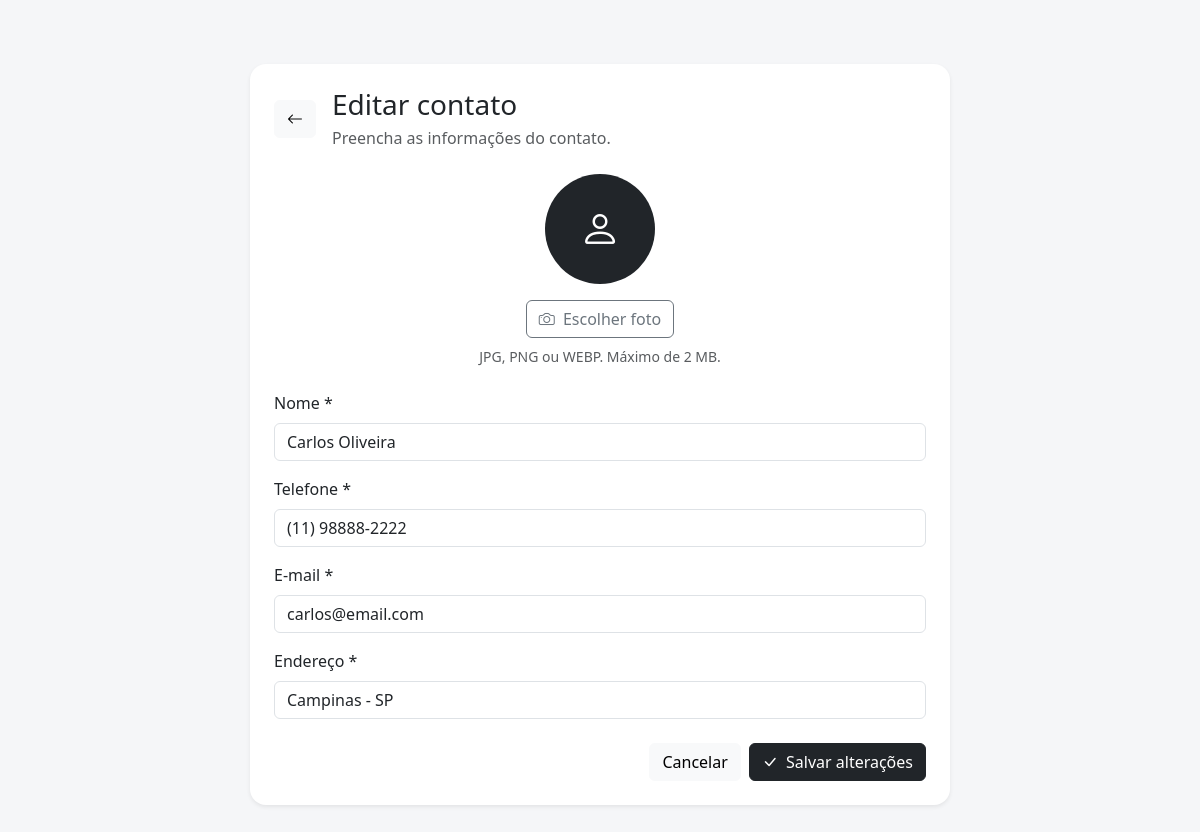
Screenshot of /agenda_contatos/form.php?id=2 with the database file from the repository.
### tables this page shows
CREATE TABLE `contatos` (
  `id` int(11) NOT NULL,
  `nome` varchar(120) NOT NULL,
  `telefone` varchar(30) NOT NULL,
  `email` varchar(150) DEFAULT NULL,
  `foto` varchar(255) DEFAULT NULL,
  `endereco` varchar(255) DEFAULT NULL,
  `criado_em` timestamp NOT NULL DEFAULT current_timestamp(),
  `atualizado_em` timestamp NOT NULL DEFAULT current_timestamp() ON UPDATE current_timestamp()
);

### agenda_contatos/form.php (the view, shortened to what this page needs)
<?php
require 'config.php';
$id = filter_input(INPUT_GET, 'id', FILTER_VALIDATE_INT);
$contato = null;
if ($id) {
    $stmt = $pdo->prepare("
        SELECT *
        FROM contatos
        WHERE id = ?
    ");
    $stmt->execute([$id]);
    $contato = $stmt->fetch();
}
?>
<!DOCTYPE html>
<html lang="pt-BR">
<head>
    <link
        href="https://cdn.jsdelivr.net/npm/bootstrap@5.3.3/dist/css/bootstrap.min.css"
        rel="stylesheet"
    >
    <link
        rel="stylesheet"
        href="https://cdn.jsdelivr.net/npm/bootstrap-icons@1.11.3/font/bootstrap-icons.min.css"
    >
</head>
<body>
<div class="container py-4">
    <div class="card form-card shadow-sm">
        <div class="card-body p-4">
            <div class="d-flex align-items-center mb-4">
                <a
                    href="index.php"
                    class="btn btn-light me-3"
                    title="Voltar"
                >
                    <i class="bi bi-arrow-left"></i>
                </a>
                <div>
                    <h3 class="mb-1">
                        <?= $contato
                            ? 'Editar contato'
                            : 'Novo contato'
                        ?>
                    </h3>
                    <p class="text-muted mb-0">
                        Preencha as informações do contato.
                    </p>
                </div>
            </div>
            <form
                action="salvar.php"
                method="POST"
                enctype="multipart/form-data"
                id="formContato"
                novalidate
            >
                <div class="text-center mb-4">
                    <?php if (!empty($contato['foto'])): ?>
                        <img
                            src="uploads/<?= htmlspecialchars(
                                $contato['foto']
                            ) ?>"
                            class="foto-preview mb-3"
                            id="previewFoto"
                            alt="Foto do contato"
                        >
                        <div
                            class="foto-inicial mx-auto mb-3 d-none"
                            id="previewInicial"
                        >
                            <i class="bi bi-person"></i>
                        </div>
                    <?php else: ?>
                        <div
                            class="foto-inicial mx-auto mb-3"
                            id="previewInicial"
                        >
                            <i class="bi bi-person"></i>
                        </div>
                    <?php endif; ?>
                    <div>
                        <label
                            for="foto"
                            class="btn btn-outline-secondary"
                        >
                            <i class="bi bi-camera me-1"></i>
                            Escolher foto
                        </label>
                        <div class="form-text mt-2">
                            JPG, PNG ou WEBP.
                            Máximo de 2 MB.
                        </div>
                    </div>
                </div>
                <div class="mb-3">
                    <label
                        for="nome"
                        class="form-label"
                    >
                        Nome *
                    </label>
                    <input
                        type="text"
                        class="form-control"
                        id="nome"
                        name="nome"
                        value="<?= htmlspecialchars(
                            $contato['nome'] ?? ''
                        ) ?>"
                        placeholder="Digite o nome completo"
                        required
                        autocomplete="name"
                    >
                </div>
                <div class="mb-3">
                    <label
                        for="telefone"
                        class="form-label"
                    >
                        Telefone *
                    </label>
                    <input
                        type="tel"
                        class="form-control"
                        id="telefone"
                        name="telefone"
                        value="<?= htmlspecialchars(
                            $contato['telefone'] ?? ''
                        ) ?>"
                        placeholder="(11) 98765-4321"
                        maxlength="15"
                        inputmode="numeric"
                        required
                        autocomplete="tel"
                    >
                </div>
                <div class="mb-3">
                    <label
                        for="email"
                        class="form-label"
                    >
                        E-mail *
                    </label>
                    <input
                        type="email"
                        class="form-control"
                        id="email"
                        name="email"
                        value="<?= htmlspecialchars(
                            $contato['email'] ?? ''
                        ) ?>"
                        placeholder="exemplo@email.com"
                        required
                        autocomplete="email"
                    >
                </div>
                <div class="mb-4">
                    <label
                        for="endereco"
                        class="form-label"
                    >
                        Endereço *
                    </label>
                    <input
                        type="text"
                        class="form-control"
                        id="endereco"
                        name="endereco"
                        value="<?= htmlspecialchars(
                            $contato['endereco'] ?? ''
                        ) ?>"
                        placeholder="Rua, número, bairro e cidade"
                        required
                        autocomplete="street-address"
                    >
                </div>
                <div class="d-flex justify-content-end gap-2">
                    <a
                        href="index.php"
                        class="btn btn-light"
                    >
                        Cancelar
                    </a>
                    <button
                        type="submit"
                        class="btn btn-dark"
                    >
                        <i class="bi bi-check-lg me-1"></i>
                        <?= $contato
                            ? 'Salvar alterações'
                            : 'Adicionar contato'
                        ?>
                    </button>
                </div>
            </form>
        </div>
    </div>
</div>
</body>
</html>

### agenda_contatos/form.php (style rules this page uses)
body { background-color: #f5f6f8; }
.form-card { max-width: 700px; margin: 40px auto; border: 0; border-radius: 16px; }
.foto-inicial { width: 110px; height: 110px; border-radius: 50%; background-color: #212529; color: white; display: flex; align-items: center; justify-content: center; font-size: 40px; font-weight: 600; }

### rows the page displays
contatos: nome "Carlos Oliveira", telefone "(11) 98888-2222", email "carlos@email.com", endereco "Campinas - SP"
